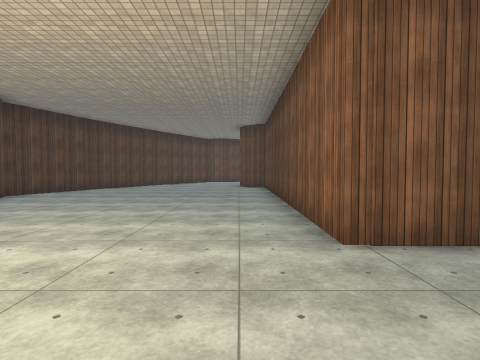
[1] (above)

23 first-person views from a walk through a scene from a Unity 3-D project. The camera is 1.5 m above the floor, tilts 2° down and sees 80° across. The floor is counted in squares, 2 m on a side. Each view is taken from the middle of a square. On the plan, view 1 faces up. The plan holds only what a view shows up to about 10 squares ahead; the rest is blank. The place goes on beyond the plan. Surface patterns are stand-ins for the level's own textures.

[2]
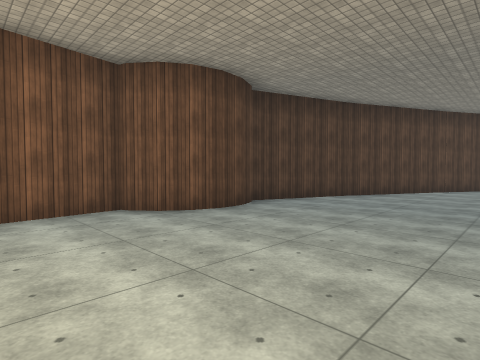

[3]
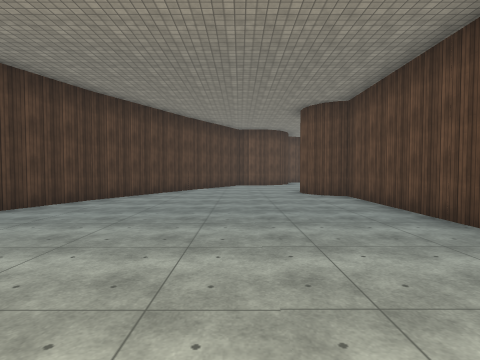

[4]
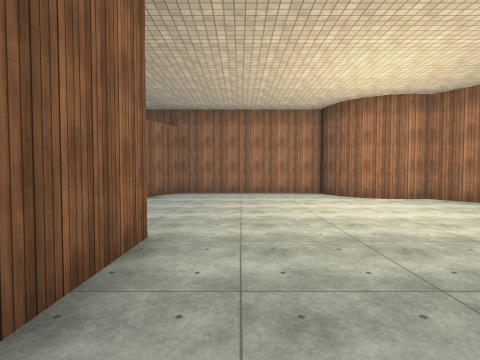

[5]
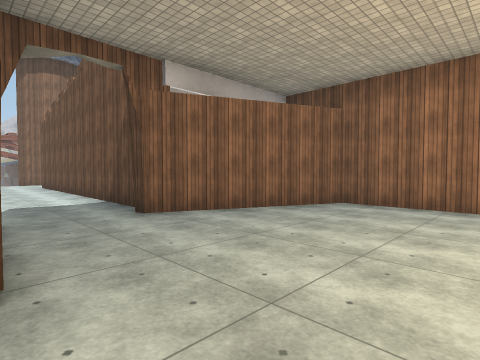

[6]
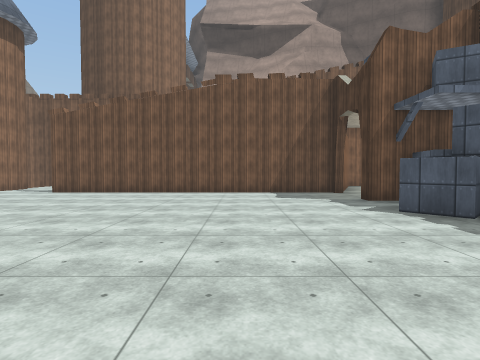

[7]
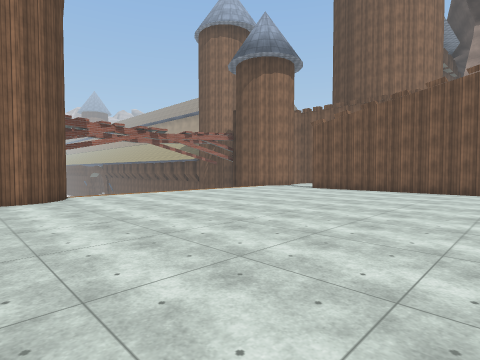

[8]
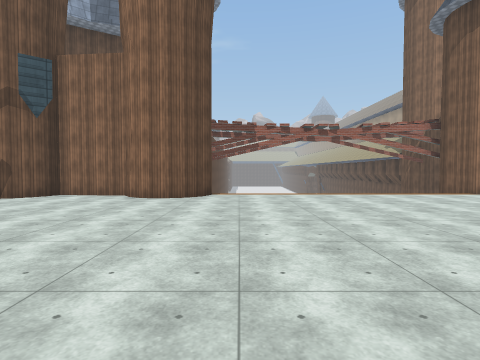

[9]
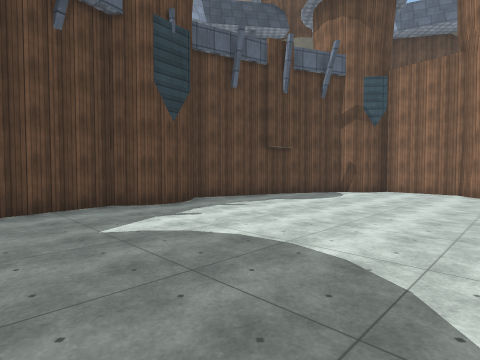

[10]
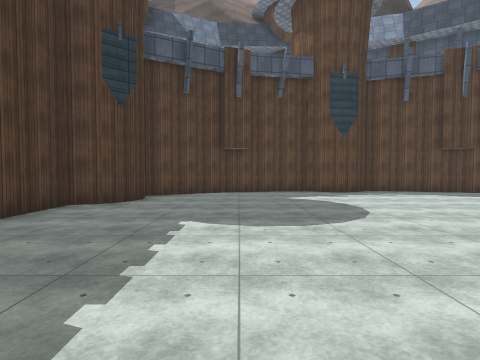

[11]
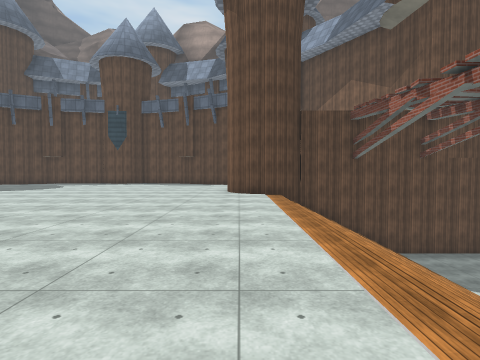

[12]
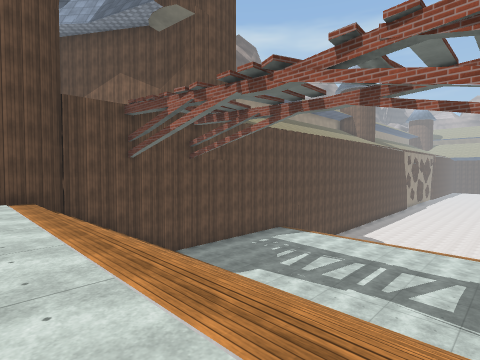

[13]
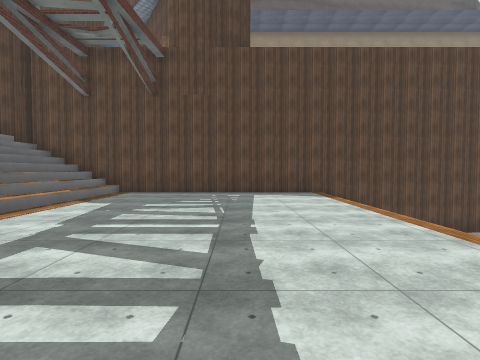

[14]
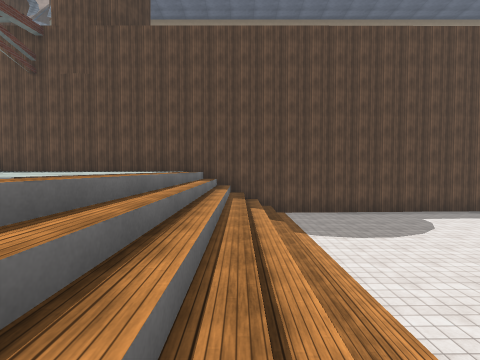

[15]
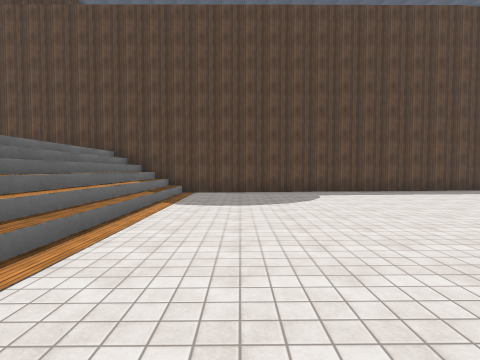

[16]
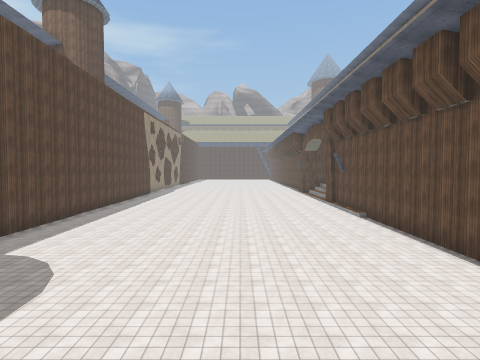

[17]
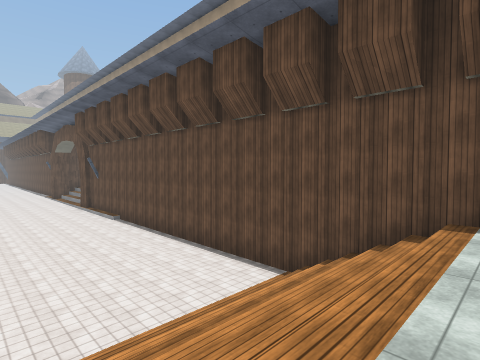

[18]
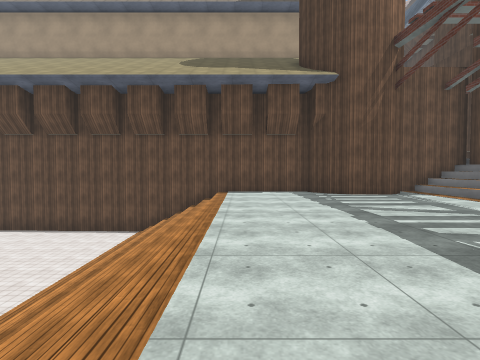

[19]
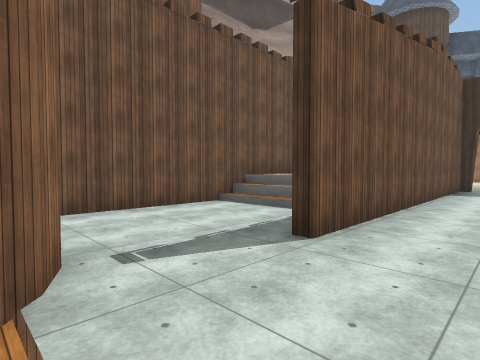

[20]
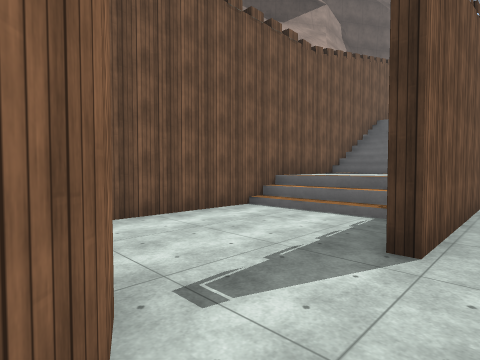

[21]
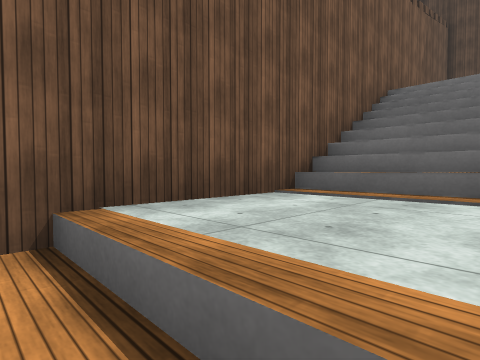

[22]
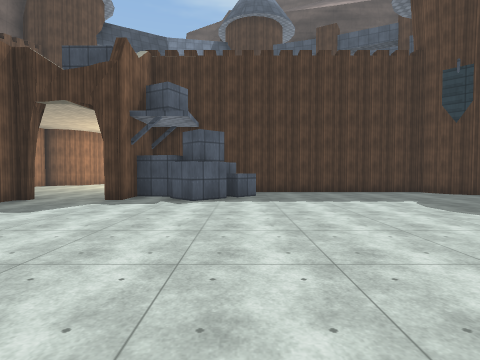

[23]
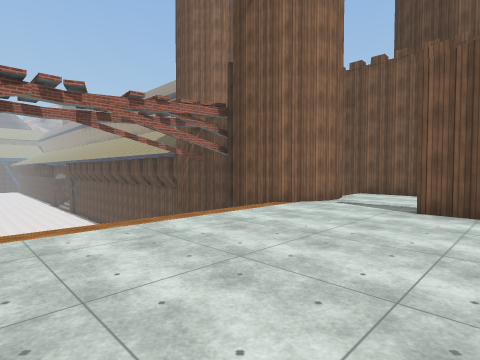

### Floor plan
Key: @ floor where view 1 was taken; # wall or solid block; . main floor; : floor 1.25 m higher than the main floor; - floor 4.25 m lower than the main floor; _ floor 6.75 m lower than the main floor; < floor 7 m lower than the main floor; / step, stairs or slope; ^ raised ledge.
Columns run from 8 left of view 1 to 37 right of it. Each row starts with its distance up from view 1.
 16     ##      #########
 15     #.     ##....... ###
 14    ##...### ...........##
 13    #....###.............#
 12   ##.....#..............#
 11   #......#.............##
 10  ##......#.............#######################
  9  #.......#.............##////------///<<<<<<__
  8  #.......#...............////------///<<<<<<__
  7  #.......#...............////------///<<<<<<__
  6 ##.......##^.............////------///<<<<<<__
  5 #........####............////------///<<<<<<__
  4 ##.......###.............////------///<<<<<<__
  3  #.......###.............////------///<<<<<<__
  2     .....................////------///<<<<<<__
  1     .....................////------///<<<<<<__
  0    .....@../##########..###//------///<<<<<<__
 -1   ##.......// //:::/....###//###---///<<<<<<__
 -2    ###..../ ////:::/....# #//#################
 -3      #..../ ////:::/....#
 -4      ####################

Positions as (right, up) in squares from view 1, and headings:
1: (0, 0), facing up
2: (-2, 3), facing up-left
3: (-2, 4), facing up
4: (0, 6), facing down
5: (-1, 3), facing down-right
6: (7, 10), facing down
7: (7, 11), facing down-right
8: (7, 8), facing right
9: (5, 10), facing up-right
10: (5, 6), facing up
11: (15, 0), facing up
12: (15, 1), facing up-right
13: (24, 0), facing up
14: (28, 0), facing up
15: (31, 0), facing up
16: (27, 3), facing right
17: (26, 3), facing down-right
18: (26, 8), facing down
19: (16, 2), facing down-left
20: (16, 1), facing down-left
21: (11, -1), facing down-left
22: (11, 6), facing left
23: (12, 6), facing down-right
